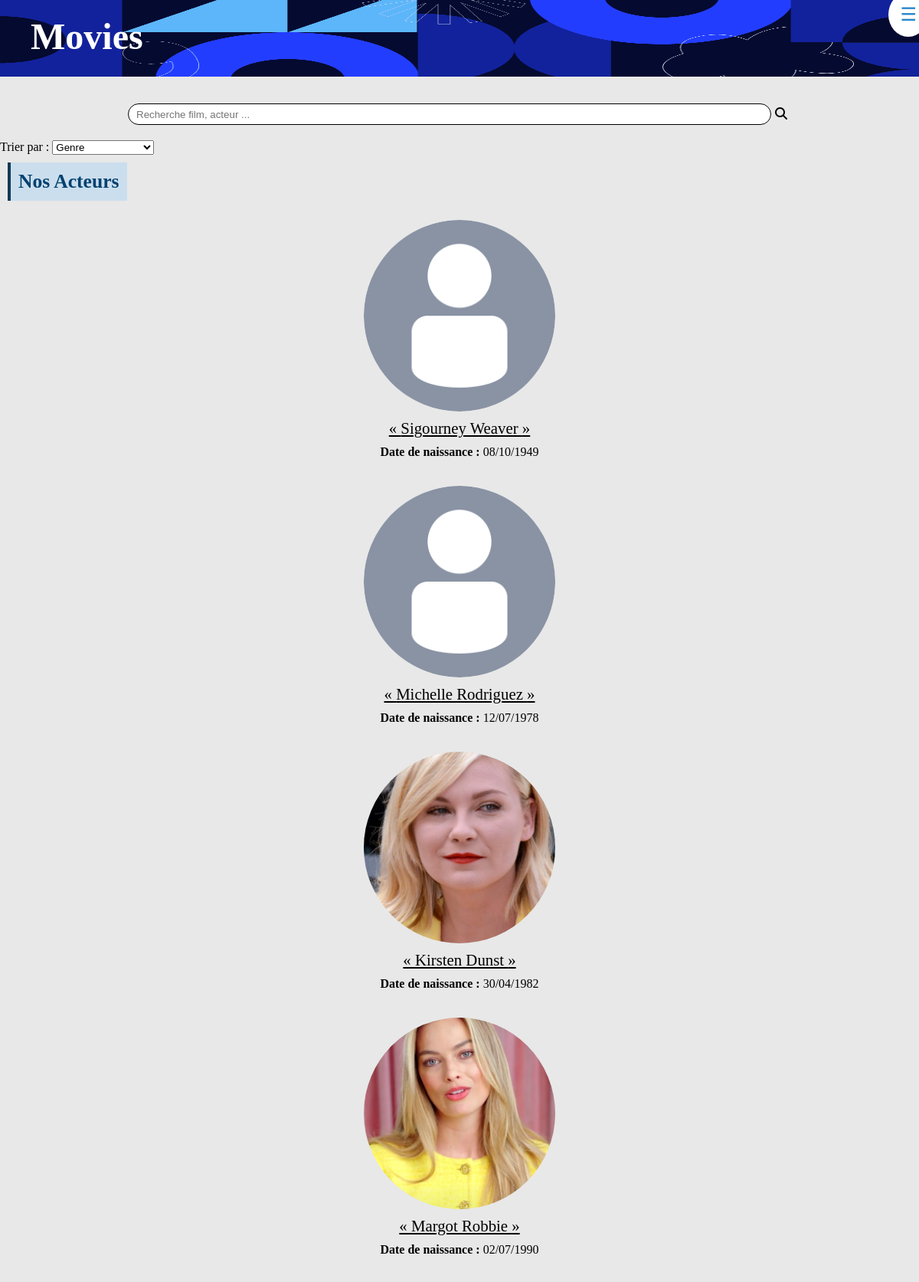
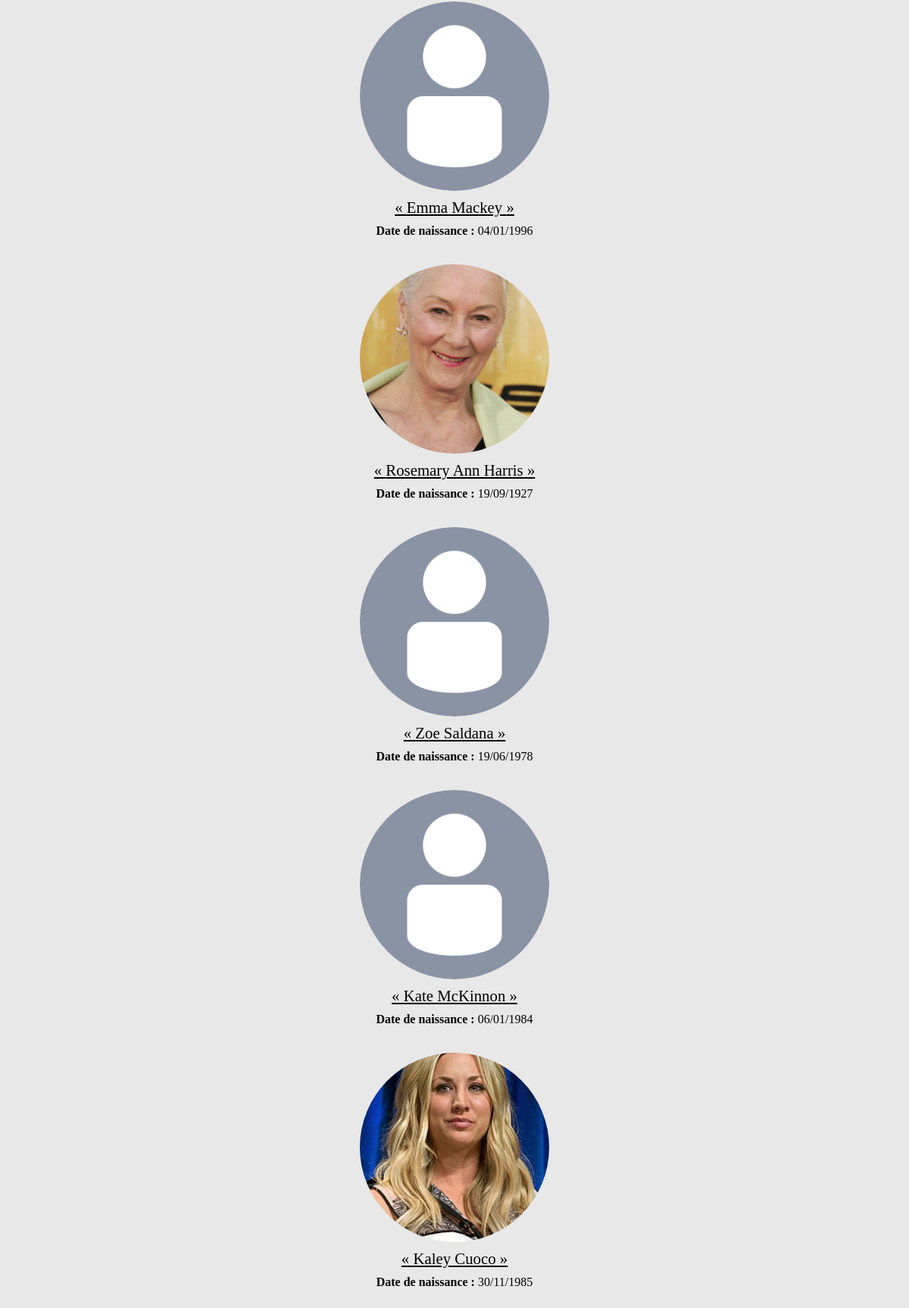
Page /index.php?action=listActeur (upper part) on the committed database (2 pictures, top to bottom).
### tables this page shows
CREATE TABLE IF NOT EXISTS `personne` (
  `id_personne` int NOT NULL AUTO_INCREMENT,
  `nom` varchar(50) NOT NULL,
  `prenom` varchar(50) NOT NULL,
  `sexe` varchar(50) NOT NULL,
  `dateDeNaissance` date NOT NULL,
  `photo` varchar(255) DEFAULT NULL,
  PRIMARY KEY (`id_personne`)
);

### controller/PersonneController.php (called while the page is built, shortened)
<?php
class PersonneController {
    public function listActeur() {
        $pdo = Connect::seConnecter();
        $requete = $pdo->query("
        SELECT  personne.id_personne,
                personne.photo,
                CONCAT(personne.prenom, ' ',personne.nom) AS acteur,
                DATE_FORMAT(personne.dateDeNaissance, '%d/%m/%Y') as dateDeNaissance
        FROM acteur
        INNER JOIN personne ON acteur.id_personne = personne.id_personne
        ORDER BY personne.sexe
        ");
        require "view/acteur/listActeur.php";
    }
}

### view/acteur/listActeur.php (the view, shortened to what this page needs)
    <label for="orderby">Trier par :</label>
        <select name="order" id="orderby">
            <option value="">Genre</option>
        </select>
        <h1 id="titleSection" class="SectionTitle">Nos Acteurs</h1>
<div class="listActeurs">
    <?php
        foreach($requete->fetchAll() as $acteur) { ?>
        <div class="listActeur">
            <img class="afficheActeur" src='<?= $acteur["photo"] ?>' title='<?= $acteur["acteur"] ?>'>
            <a href="index.php?action=detPersonne&id=<?= $acteur["id_personne"] ?>">
                <p>« <?= $acteur["acteur"] ?> »</p>
            </a>
            <p><span>Date de naissance : </span><?= $acteur["dateDeNaissance"] ?></p>
        </div>
        <?php } ?>
</div>
<?php
    require_once "view/template.php";
?>

### public/css/style.css (style rules this page uses)
* { padding: 0; margin: 0; box-sizing: border-box; }
body { background-color: #9e9e9e3b; scroll-behavior: smooth; }
@media only screen and (min-width: 250px) { #titleSection { padding: 10px; margin: 10px; font-size: 1.6em; background-color: #b1d6f186; border-left: solid 4px #103956; color: #004170; width: fit-content; } }
@media only screen and (min-width: 250px) { .SectionTitle { width: fit-content; } }
@media only screen and (min-width: 250px) { .afficheActeur, .afficheReal { height: 90px; width: 90px; object-fit: cover; border-radius: 50px; } }
@media only screen and (min-width: 250px) { a { color: black; } }
@media only screen and (min-width: 250px) { .listActeur { padding: 15px 0; text-align: center } }
@media only screen and (min-width: 250px) { .listActeur img { width: 150px; height: 150px; border-radius: 50%; } }
@media only screen and (min-width: 250px) { .listActeur a { font-size: 1.3em; } }
@media only screen and (min-width: 250px) { .listActeur p { padding: 5px 0; } }
@media only screen and (min-width: 250px) { .listActeur span { font-weight: 800; } }
@media only screen and (min-width: 250px) { footer h2, p { padding-left: 10px; } }
@media only screen and (min-width: 650px) { .afficheActeur, .afficheReal { height: 160px; width: 160px; border-radius: 50%; } }
@media only screen and (min-width: 650px) { .listActeur img { width: 250px; height: 250px; border-radius: 50%; } }

### rows in the picture
personne: photo (placeholder picture), acteur "Sigourney Weaver", dateDeNaissance "08/10/1949"
personne: photo (placeholder picture), acteur "Michelle Rodriguez", dateDeNaissance "12/07/1978"
personne: photo (picture), acteur "Kirsten Dunst", dateDeNaissance "30/04/1982"
personne: photo (picture), acteur "Margot Robbie", dateDeNaissance "02/07/1990"
personne: photo (placeholder picture), acteur "Emma Mackey", dateDeNaissance "04/01/1996"
personne: photo (picture), acteur "Rosemary Ann Harris", dateDeNaissance "19/09/1927"
personne: photo (placeholder picture), acteur "Zoe Saldana", dateDeNaissance "19/06/1978"
personne: photo (placeholder picture), acteur "Kate McKinnon", dateDeNaissance "06/01/1984"
personne: photo (picture), acteur "Kaley Cuoco", dateDeNaissance "30/11/1985"
